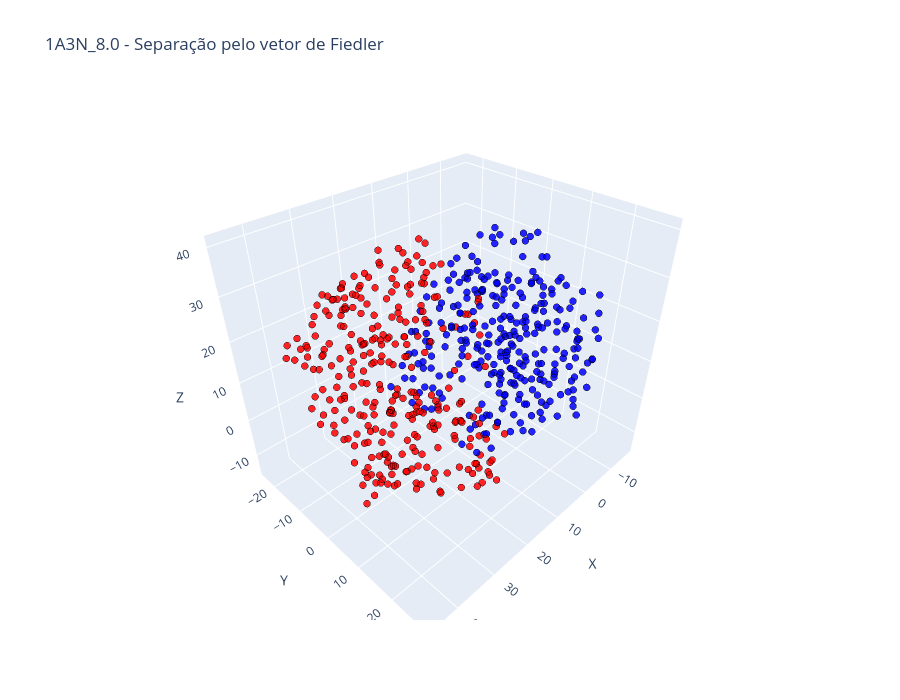

Here is the notebook cell this chart was saved with:
### Code cell
import plotly.graph_objects as go
import networkx as nx

# ==========================================================
# Coordenadas dos nós
# ==========================================================
node_x = []
node_y = []
node_z = []
colors = []
hover_text = []

for i, node in enumerate(G.nodes()):
    node_x.append(G.nodes[node]["x"])
    node_y.append(G.nodes[node]["y"])
    node_z.append(G.nodes[node]["z"])

    # Cor baseada no vetor de Fiedler (positivo = vermelho, negativo = azul)
    colors.append("red" if fiedler[i] > 0 else "blue")

    hover_text.append(
        f"Node: {node}<br>"
        f"Chain: {G.nodes[node]['chain']}<br>"
        f"Resid: {G.nodes[node]['resid']}<br>"
        f"Fiedler: {fiedler[i]:.4f}"
    )

# ==========================================================
# Figura 3D única
# ==========================================================
fig = go.Figure()

fig.add_trace(
    go.Scatter3d(
        x=node_x,
        y=node_y,
        z=node_z,
        mode="markers",
        marker=dict(
            size=4,
            color=colors,
            opacity=0.85,
            line=dict(width=0.1, color="black")
        ),
        text=hover_text,
        hoverinfo="text"
    )
)

# ==========================================================
# Layout
# ==========================================================
fig.update_layout(
    title=nome_proteina+"_"+str(cutoff)+" - Separação pelo vetor de Fiedler",
    width=900,
    height=700,
    scene=dict(
        aspectmode="data",
        xaxis_title="X",
        yaxis_title="Y",
        zaxis_title="Z"
    )
)

fig.show()

### Figure 1 — Plotly figure (JSON) as saved in the notebook; plotly's stock layout.template omitted (floating-point values rounded to 4 significant figures; data arrays with more than 128 entries replaced by an {"elided": "..."} marker saying what was removed)
{"data": [{"hoverinfo": "text", "marker": {"color": {"elided": "572 str values"}, "line": {"color": "black", "width": 0.1}, "opacity": 0.85, "size": 4}, "mode": "markers", "text": {"elided": "572 str values"}, "type": "scatter3d", "x": {"elided": "572 float values"}, "y": {"elided": "572 float values"}, "z": {"elided": "572 float values"}}], "layout": {"height": 700, "scene": {"aspectmode": "data", "xaxis": {"title": {"text": "X"}}, "yaxis": {"title": {"text": "Y"}}, "zaxis": {"title": {"text": "Z"}}}, "title": {"text": "1A3N_8.0 - Separação pelo vetor de Fiedler"}, "width": 900}}
